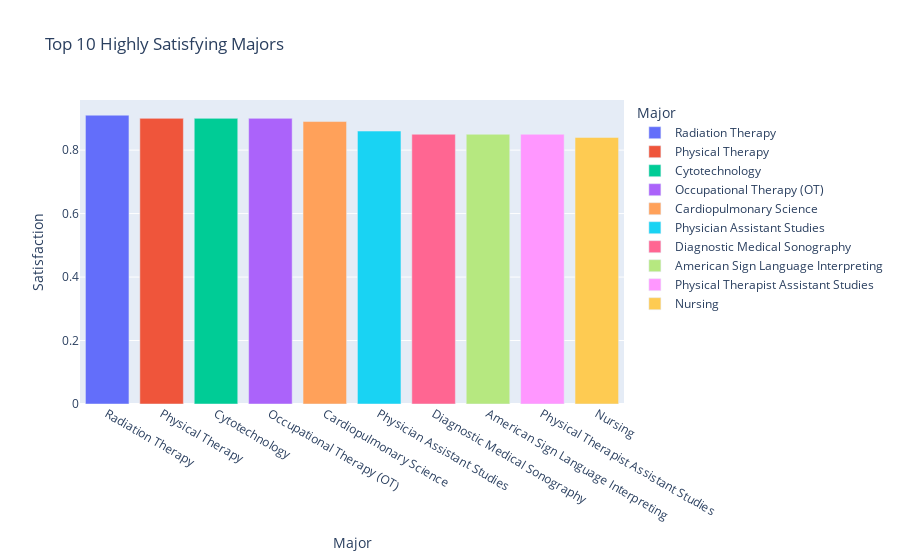

This figure's notebook cell:
### Markdown cell above
<h1>Which majors have a high satisfication? </h1>
The majors that have the highest satification are mainly within the medical field.

### Code cell
top_10_meaning = df[['Major','% High Meaning']].sort_values('% High Meaning', ascending=False).head(10)

fig = px.bar(top_10_meaning, x=top_10_meaning['Major'], y=top_10_meaning['% High Meaning'], 
             title='Top 10 Highly Satisfying Majors',color=top_10_meaning['Major'])
fig.update_layout(xaxis_title='Major', 
                          yaxis_title='Satisfaction')
fig.show()

### Figure 1 — Plotly figure (JSON) as saved in the notebook; plotly's stock layout.template omitted (floating-point values rounded to 4 significant figures)
{"data": [{"alignmentgroup": "True", "hovertemplate": "Major=%{x}<br>% High Meaning=%{y}<extra></extra>", "legendgroup": "Radiation Therapy", "marker": {"color": "#636efa"}, "name": "Radiation Therapy", "offsetgroup": "Radiation Therapy", "orientation": "v", "showlegend": true, "textposition": "auto", "type": "bar", "x": ["Radiation Therapy"], "xaxis": "x", "y": [0.91], "yaxis": "y"}, {"alignmentgroup": "True", "hovertemplate": "Major=%{x}<br>% High Meaning=%{y}<extra></extra>", "legendgroup": "Physical Therapy", "marker": {"color": "#EF553B"}, "name": "Physical Therapy", "offsetgroup": "Physical Therapy", "orientation": "v", "showlegend": true, "textposition": "auto", "type": "bar", "x": ["Physical Therapy"], "xaxis": "x", "y": [0.9], "yaxis": "y"}, {"alignmentgroup": "True", "hovertemplate": "Major=%{x}<br>% High Meaning=%{y}<extra></extra>", "legendgroup": "Cytotechnology", "marker": {"color": "#00cc96"}, "name": "Cytotechnology", "offsetgroup": "Cytotechnology", "orientation": "v", "showlegend": true, "textposition": "auto", "type": "bar", "x": ["Cytotechnology"], "xaxis": "x", "y": [0.9], "yaxis": "y"}, {"alignmentgroup": "True", "hovertemplate": "Major=%{x}<br>% High Meaning=%{y}<extra></extra>", "legendgroup": "Occupational Therapy (OT)", "marker": {"color": "#ab63fa"}, "name": "Occupational Therapy (OT)", "offsetgroup": "Occupational Therapy (OT)", "orientation": "v", "showlegend": true, "textposition": "auto", "type": "bar", "x": ["Occupational Therapy (OT)"], "xaxis": "x", "y": [0.9], "yaxis": "y"}, {"alignmentgroup": "True", "hovertemplate": "Major=%{x}<br>% High Meaning=%{y}<extra></extra>", "legendgroup": "Cardiopulmonary Science", "marker": {"color": "#FFA15A"}, "name": "Cardiopulmonary Science", "offsetgroup": "Cardiopulmonary Science", "orientation": "v", "showlegend": true, "textposition": "auto", "type": "bar", "x": ["Cardiopulmonary Science"], "xaxis": "x", "y": [0.89], "yaxis": "y"}, {"alignmentgroup": "True", "hovertemplate": "Major=%{x}<br>% High Meaning=%{y}<extra></extra>", "legendgroup": "Physician Assistant Studies", "marker": {"color": "#19d3f3"}, "name": "Physician Assistant Studies", "offsetgroup": "Physician Assistant Studies", "orientation": "v", "showlegend": true, "textposition": "auto", "type": "bar", "x": ["Physician Assistant Studies"], "xaxis": "x", "y": [0.86], "yaxis": "y"}, {"alignmentgroup": "True", "hovertemplate": "Major=%{x}<br>% High Meaning=%{y}<extra></extra>", "legendgroup": "Diagnostic Medical Sonography", "marker": {"color": "#FF6692"}, "name": "Diagnostic Medical Sonography", "offsetgroup": "Diagnostic Medical Sonography", "orientation": "v", "showlegend": true, "textposition": "auto", "type": "bar", "x": ["Diagnostic Medical Sonography"], "xaxis": "x", "y": [0.85], "yaxis": "y"}, {"alignmentgroup": "True", "hovertemplate": "Major=%{x}<br>% High Meaning=%{y}<extra></extra>", "legendgroup": "American Sign Language Interpreting", "marker": {"color": "#B6E880"}, "name": "American Sign Language Interpreting", "offsetgroup": "American Sign Language Interpreting", "orientation": "v", "showlegend": true, "textposition": "auto", "type": "bar", "x": ["American Sign Language Interpreting"], "xaxis": "x", "y": [0.85], "yaxis": "y"}, {"alignmentgroup": "True", "hovertemplate": "Major=%{x}<br>% High Meaning=%{y}<extra></extra>", "legendgroup": "Physical Therapist Assistant Studies", "marker": {"color": "#FF97FF"}, "name": "Physical Therapist Assistant Studies", "offsetgroup": "Physical Therapist Assistant Studies", "orientation": "v", "showlegend": true, "textposition": "auto", "type": "bar", "x": ["Physical Therapist Assistant Studies"], "xaxis": "x", "y": [0.85], "yaxis": "y"}, {"alignmentgroup": "True", "hovertemplate": "Major=%{x}<br>% High Meaning=%{y}<extra></extra>", "legendgroup": "Nursing", "marker": {"color": "#FECB52"}, "name": "Nursing", "offsetgroup": "Nursing", "orientation": "v", "showlegend": true, "textposition": "auto", "type": "bar", "x": ["Nursing"], "xaxis": "x", "y": [0.84], "yaxis": "y"}], "layout": {"barmode": "relative", "legend": {"title": {"text": "Major"}, "tracegroupgap": 0}, "title": {"text": "Top 10 Highly Satisfying Majors"}, "xaxis": {"anchor": "y", "categoryarray": ["Radiation Therapy", "Physical Therapy", "Cytotechnology", "Occupational Therapy (OT)", "Cardiopulmonary Science", "Physician Assistant Studies", "Diagnostic Medical Sonography", "American Sign Language Interpreting", "Physical Therapist Assistant Studies", "Nursing"], "categoryorder": "array", "domain": [0, 1], "title": {"text": "Major"}}, "yaxis": {"anchor": "x", "domain": [0, 1], "title": {"text": "Satisfaction"}}}}
